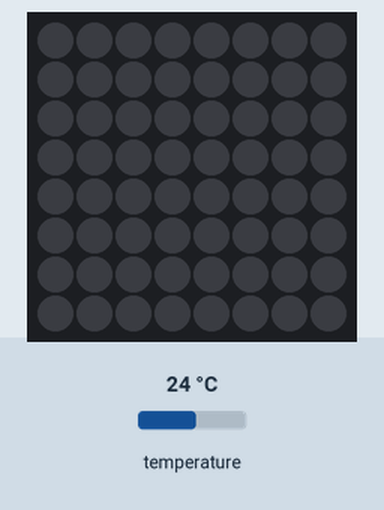
This program was run on a simulated Raspberry Pi (BCM pin numbers) with a Sense HAT. On the bench: the Sense HAT's 8×8 RGB LED matrix. The test bench sets the inputs (shaded band); at power-on: temperature 24 °C. Random numbers come from a fixed seed.

Above: at 1.2 s.
1.3 s: temperature set to 28 °C
At 1.54 s:
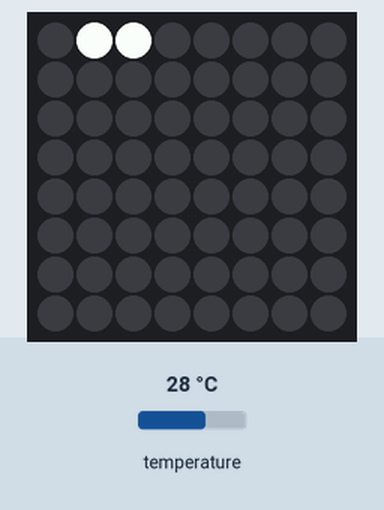
3.5 s: temperature set to 12 °C
At 3.77 s:
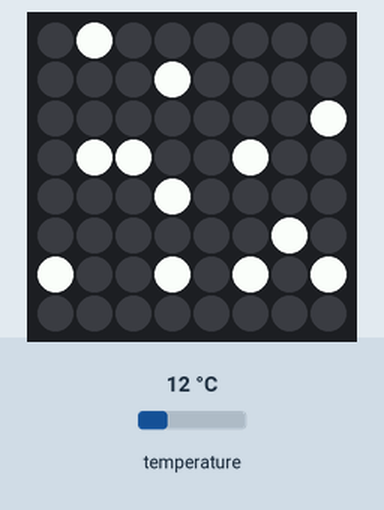
5.7 s: temperature set to 33 °C
At 5.8 s:
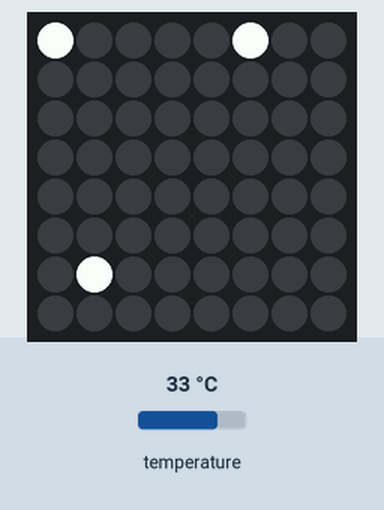
7.8 s: temperature set to 19 °C
At 8.04 s:
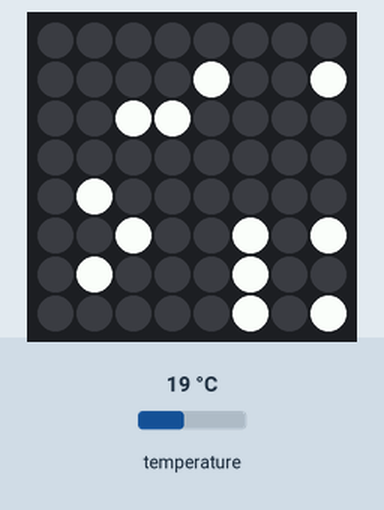
10.0 s: temperature set to 41 °C
At 10.47 s:
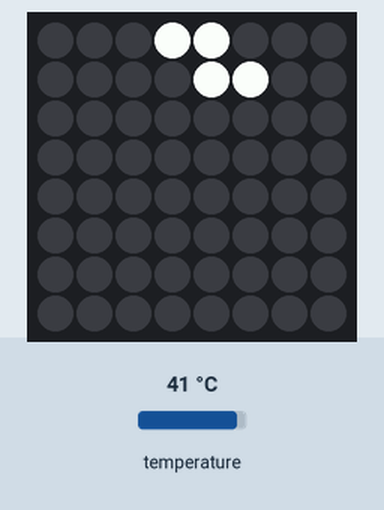
12.2 s: temperature set to 0 °C
At 12.31 s:
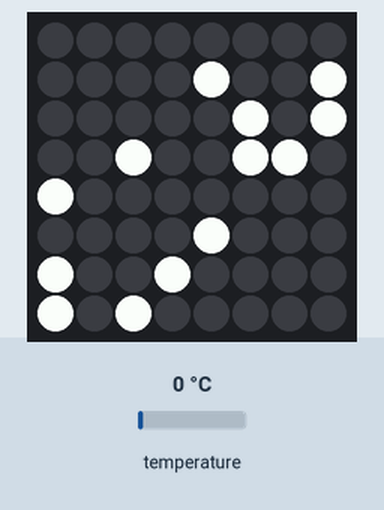
Timing chart, 0 to 15.2 s (numbered marks = the images above; inputs shaded):
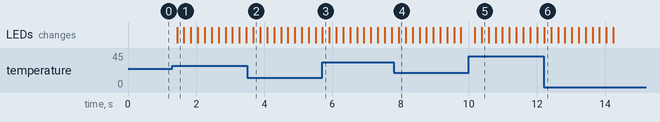

Measured:
- after the input at 1.3 s, the LEDs: change after 0.14 s (image 1)
- after the input at 10.0 s, the LEDs: first change after 0.18 s (image 5 shows a later state)

The program:

4_temperature.py
```python
from sense_hat import SenseHat
from random import randint
from time import sleep

hat = SenseHat()
snowflakes = []

def main():
	start_temperature = hat.get_temperature()

	while True:
		temperature = hat.get_temperature()
		difference = temperature - start_temperature

		if difference < 0:
			difference = 0
		elif difference > 2:
			difference = 2

		difference = 2 - difference
		add_snowflakes(2 - difference)
		draw()
		move()

		sleep(0.2)


def draw():
	hat.clear()

	for snowflake in snowflakes:
		hat.set_pixel(snowflake[0], snowflake[1], 255, 255, 255)


def move():
	for snowflake in snowflakes:
		#move particle down (gravity)
		snowflake[1] += 1

		#move particle randomly about (wind)
		snowflake[0] += randint(-1, 1)

		#delete when off screen
		if snowflake[1] > 7 or snowflake[0] < 0 or snowflake[0] > 7:
			snowflakes.remove(snowflake)


def add_snowflake():
	newflake = [randint(0,7), 0]
	snowflakes.append(newflake)


def add_snowflakes(count):
	count_left = count

	while count_left >= 1:
		add_snowflake()
		count_left -= 1

	if count_left > 0:
		count = int(round(1 / count_left, 0))
		if randint(0, count) == 0:
			add_snowflake()


if __name__ == "__main__": main()
```
